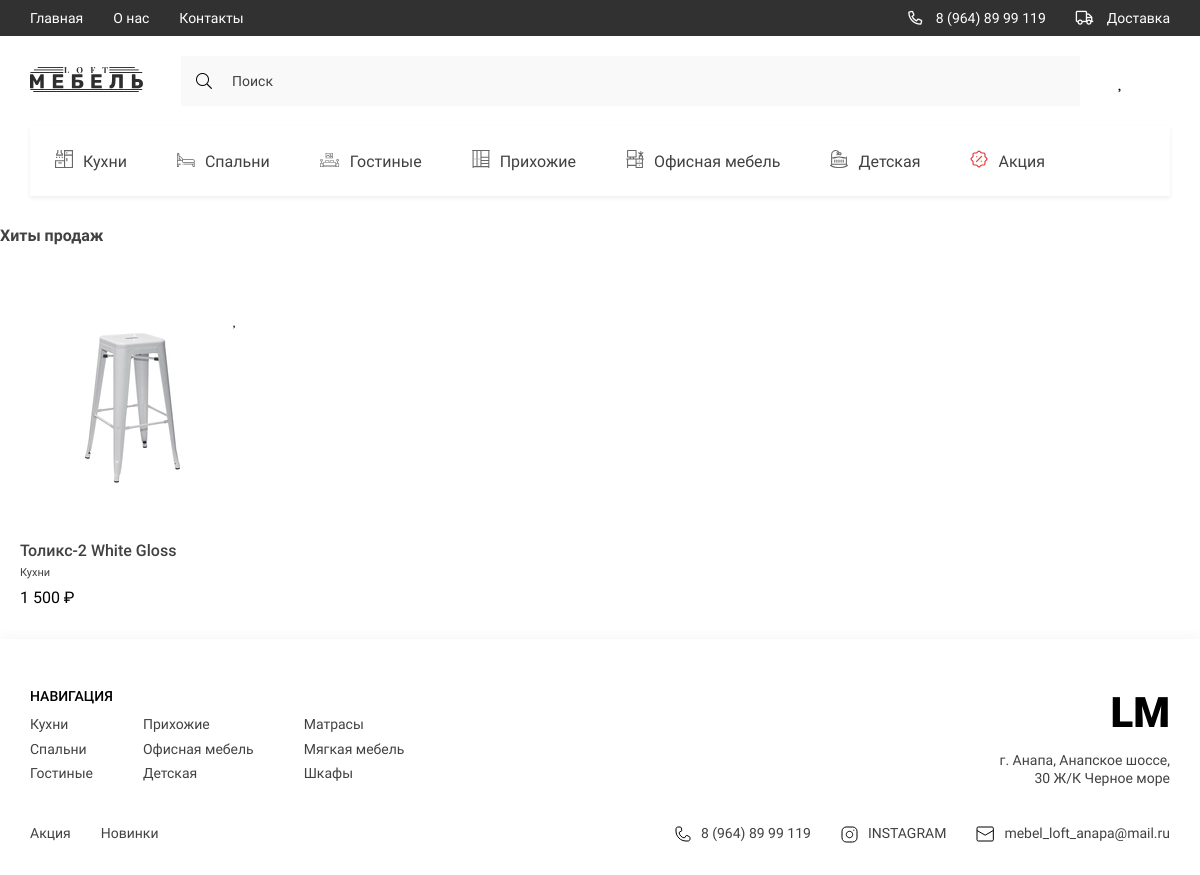
The app's page /category_page/kuhni/ with its own data.
### loft/models.py (models this page shows, shortened)
class Category(models.Model):
    title = models.CharField(max_length=150, verbose_name='Название категории')
    image = models.ImageField(upload_to='categories/', null=True, blank=True, verbose_name='Картинка')
    slug = models.SlugField(unique=True, null=True)
    def get_absolute_url(self):
        return reverse('category_page', kwargs={'slug': self.slug})
    def get_image_category(self):
        if self.image:
            return self.image.url
        else:
            return ''
    def __str__(self):
        return self.title
    class Meta:
        verbose_name = 'Категория'
        verbose_name_plural = 'Категории'

class Product(models.Model):
    title = models.CharField(max_length=150, verbose_name='Название товара')
    price = models.FloatField(verbose_name='Цена')
    quantity = models.IntegerField(default=0, verbose_name='Количество')
    description = models.TextField(max_length=500, blank=True, null=True, verbose_name='описание')
    category = models.ForeignKey(Category, on_delete=models.CASCADE, related_name='products', verbose_name='Категория')
    short = models.TextField(max_length=150, blank=True, null=True, verbose_name='Краткое описание')
    slug = models.SlugField(unique=True, null=True)
    model_product = models.CharField(max_length=300, verbose_name='Модель', null=True, blank=True)
    dop_category = models.ForeignKey(Category, on_delete=models.CASCADE, related_name='dop_products', blank=True,
                                     null=True, verbose_name='Доп категория')
    discount = models.CharField(max_length=150, blank=True, null=True, verbose_name='Скидка')
    color_name = models.CharField(max_length=150, blank=True, null=True, verbose_name='Название цвета')
    color_code = models.CharField(max_length=150, blank=True, null=True, verbose_name='Код цвета')
    size_width = models.CharField(max_length=150, verbose_name='Ширина', blank=True, null=True)
    size_depth = models.CharField(max_length=400, verbose_name='Глибина', blank=True, null=True)
    size_height = models.CharField(max_length=400, verbose_name='Высота', blank=True, null=True)
    size_long = models.CharField(max_length=400, verbose_name='Длина', blank=True, null=True)
    def get_absolute_url(self):
        return reverse('product_detail', kwargs={'slug': self.slug})
    def get_image_product(self):
        if self.images:
            try:
                return self.images.first().image.url
            except:
                return '-'
        else:
            return '-'
    class Meta:
        verbose_name = 'Товар'
        verbose_name_plural = 'Товары'

class Gallery(models.Model):
    image = models.ImageField(upload_to='products/', verbose_name='Картинка товара')
    product = models.ForeignKey(Product, on_delete=models.CASCADE, related_name='images')
    class Meta:
        verbose_name = 'Картинка Товара'
        verbose_name_plural = 'Картинки Товаров'

### loft/views.py (the view)
# urls.py: path('category_page/<slug:slug>/', CategoryView.as_view(), name='category_page'),
class CategoryView(ListView):
    model = Product
    context_object_name = 'products'
    template_name = 'loft/category_page.html'
    def get_queryset(self):
        color_field = self.request.GET.get('color')
        size_field = self.request.GET.get('size')
        category = Category.objects.get(slug=self.kwargs['slug'])
        products = Product.objects.filter(category=category) | Product.objects.filter(dop_category=category)
        if color_field:
            products = products.filter(color_name=color_field)
        if size_field:
            products = products.filter(size_width=size_field)
        return products
    def get_context_data(self, *, object_list=None, **kwargs):
        context = super().get_context_data()
        category = Category.objects.get(slug=self.kwargs['slug'])
        products = Product.objects.filter(category=category)
        colors = list(set([i.color_name for i in products]))
        sizes = list(set([i.size_width for i in products]))
        context['colors'] = colors
        context['sizes'] = sizes
        context['title'] = f'Категория {category.title}'
        context['category'] = category
        return context

### loft/templatetags/loft_tags.py (called while the page is built)
@register.simple_tag()
def get_categories_header():
    return Category.objects.all()[:7]

@register.simple_tag()
def get_categories():
    return Category.objects.all()

@register.simple_tag()
def get_normal_price(price):
    return f'{int(price):_}'.replace('_', ' ')

### loft/templates/loft/category_page.html (shortened to what this page needs)
{% extends 'base.html' %}
{% load loft_tags %}
{% block main %}
<section class="products">
    <h2 class="products__title">Хиты продаж</h2>
    <div class="products__content">
        {% for product in products %}
        {% include 'loft/components/_product_card.html' %}
        {% endfor %}
    </div>
</section>
{% endblock main %}

### templates/components_base/_header_list_categories.html
{% load loft_tags %}
{% get_categories_header as categories %}
<ul class="header__list _categories">
    {% for category in categories %}
    <li>
        <a href="{{ category.get_absolute_url }}" class="header__list-links">
            <span class="header__list-img">
                {% if category.image %}
                <img src="{{ category.get_image_category }}" alt="icons">
                {% endif %}
            </span>
            {{ category.title }}
        </a>
    </li>
    {% endfor %}
</ul>

### loft/templates/loft/components/_product_card.html (shortened to what this page needs)
{% load loft_tags %}
<div class="products__item">
    {% if request.user.is_authenticated %}
    {% get_favorite_products user as fav_products %}
    {% endif %}
    {% if product in fav_products and request.user.is_authenticated %}
    <a href="{% url 'save_favorite' product.slug %}" class="products__item-heart active"></a>
    {% else %}
    <a href="{% url 'save_favorite' product.slug %}" class="products__item-heart"></a>
    {% endif %}
    <a href="{{ product.get_absolute_url }}"> <img src="{{ product.get_image_product }}" alt=""
                                                   class="products__item-img"></a>
    <div class="products__item-text">
        <h3 class="products__item-title">{{ product.title }}</h3>
        <div class="products__item-desrc">{{ product.category }}</div>
        <div class="products__item-price">{% get_normal_price product.price %} ₽</div>
    </div>
</div>

### templates/components_base/_footer.html
{% load static %}
{% load loft_tags %}
{% get_categories as categories %}
<footer class="footer">
    <div class="container">
        <div class="footer__content">
            <div class="footer__navigate">
                <div class="footer__navigate-part">
                    <h2 class="footer__navigate-title">НАВИГАЦИЯ</h2>
                    <div class="footer__navigate-lists">
                        <ul class="footer__navigate-list">
                            {% for category in categories|slice:":3" %}
                            <li><a href="{{ category.get_absolute_url }}" class="footer__navigate-links">{{ category.title }}</a></li>
                            {% endfor %}
                        </ul>
                        <ul class="footer__navigate-list">
                            {% for category in categories|slice:"3:"|slice:":3" %}
                            <li><a href="{{ category.get_absolute_url }}" class="footer__navigate-links">{{ category.title }}</a></li>
                            {% endfor %}
                        </ul>
                        <ul class="footer__navigate-list">
                            {% for category in categories|slice:"8:"|slice:":3" %}
                            <li><a href="{{ category.get_absolute_url }}" class="footer__navigate-links">{{ category.title }}</a></li>
                            {% endfor %}
                        </ul>
                    </div>
                </div>
                <div class="footer__navigate-part _right">
                    <a href="{% url 'index' %}" class="footer__logo">LM</a>
                    <p class="footer__adress">г. Анапа, Анапское шоссе, 30 Ж/К Черное море</p>
                </div>
            </div>
            <div class="footer__social">
                <ul class="footer__navigate-list _short">
                    {% for category in categories|slice:"6:"|slice:":2" %}
                    <li><a href="{{ category.get_absolute_url }}" class="footer__navigate-links">{{ category.title }}</a></li>
                    {% endfor %}
                </ul>
                <ul class="footer__social-list">
                    <li>
                        <a href="tel:89648999119" class="footer__social-links">
                            <img src="{% static 'loft/assets/icons/phone.svg' %}" alt="phone">
                            8 (964) 89 99 119
                        </a>
                    </li>
                    <li>
                        <a href="https://www.instagram.com/" target="_blank" class="footer__social-links">
                            <img src="{% static 'loft/assets/icons/inst.svg' %}" alt="insta">
                            INSTAGRAM
                        </a>
                    </li>
                    <li>
                        <a href="mailto:mebel_loft_anapa@mail.ru" target="_blank" class="footer__social-links">
                            <img src="{% static 'loft/assets/icons/mail.svg' %}" alt="mail">
                            mebel_loft_anapa@mail.ru
                        </a>
                    </li>
                </ul>
            </div>
        </div>
    </div>
</footer>

### loft/static/loft/style/style.css (style rules this page uses)
:root { --containerWidth: 1140px; --primaryColor: #414141; --primaryFont: 'Roboto'; --mainColor: #245462; }
* { padding: 0; margin: 0; box-sizing: border-box; text-decoration: none; list-style: none; font-family: var(--primaryFont); }
.container { width: 100%; max-width: calc(var(--containerWidth) + 30px); margin: 0 auto; padding: 0 15px; }
.nav__content-bars, ._categories, .nav__list-links>img, .nav__bars-open, ._truck { display: none; }
.header__list { display: flex; justify-content: space-between; align-items: center; }
.header__list._categories { justify-content: flex-start; width: 100%; overflow-x: scroll; background: #FFFFFF; box-shadow: 0px 2px 4px rgba(0, 0, 0, 0.07); margin-bottom: 30px; }
.header__list-links { padding: 24px 25px; display: flex; justify-content: center; align-items: center; height: 70px; transition: background .3s linear, color .3s linear; width: max-content; font-family: 'Roboto'; font-size: 16px; line-height: 19px; color: #414141; }
.header__list-links img { margin-right: 10px; min-width: 18px; transition: filter .3s linear; }
.products { width: 100%; display: flex; flex-direction: column; margin-top: 30px; }
.products__title { font-size: 16px; line-height: 19px; color: #414141; margin-bottom: 35px; }
.products__content { width: 100%; display: grid; grid-template-columns: repeat(4, minmax(137.67px, 263px)); column-gap: 30px; row-gap: 10px; }
.products__item { display: flex; justify-content: center; flex-direction: column; align-items: center; padding: 53px 20px 32px; transition: transform .3s linear; position: relative; }
.products__item-text { width: 100%; margin-top: 54px; }
.products__item-title { font-weight: 500; font-size: 16px; line-height: 19px; color: #414141; }
.products__item-desrc { font-size: 11px; line-height: 13px; color: #414141; margin: 6px 0 9px; }
.products__item-heart { position: absolute; top: 21px; right: 15px; display: flex; padding: 10px; }
.products__item-heart::before { content: '\f004'; font-family: 'heart'; color: #000; }
.products__item-img { width: 100%; }
.footer { width: 100%; padding: 49px 0 32px; background: #FFFFFF; box-shadow: 0px -4px 10px rgba(0, 0, 0, 0.03); }
.footer__content { width: 100%; display: flex; flex-direction: column; justify-content: center; }
.footer__navigate { display: flex; width: 100%; justify-content: space-between; margin-bottom: 35px; }
.footer__navigate-part._right { text-align: right; }
.footer__navigate-title { font-weight: 500; font-size: 14px; line-height: 126.69%; color: #000000; margin-bottom: 10px; text-transform: uppercase; }
.footer__navigate-lists { display: flex; }
.footer__navigate-list { display: flex; flex-direction: column; align-items: flex-start; justify-content: flex-start; }
.footer__navigate-list._short { flex-direction: row; }
.footer__navigate-list:not(:last-child) { margin-right: 50px; }
.footer__navigate-links { font-size: 14px; line-height: 126.69%; color: #414141; display: block; margin-bottom: 7.24px; transition: color .3s linear; }
.footer__logo { font-weight: 900; font-size: 42px; line-height: 49px; color: #000000; display: block; margin-bottom: 15px; }
.footer__adress { font-size: 14px; line-height: 126.69%; text-align: right; color: #414141; width: 100%; max-width: 171px; }
.footer__navigate-list._short .footer__navigate-links { margin: 0 30px 0 0; }
.footer__navigate-list._short li:last-child .footer__navigate-links { margin: 0; }
.footer__social { display: flex; justify-content: space-between; width: 100%; }
.footer__social-list { display: flex; justify-content: center; text-align: right; align-items: center; }
.footer__social-links { display: flex; justify-content: center; align-items: center; font-size: 14px; line-height: 126.69%; color: #414141; margin-right: 30px; }
.footer__social-list li:last-child .footer__social-links { margin-right: 0; }
.footer__social-links img { margin-right: 10px; }

### records on screen
Category: get_image_category (picture), title "Кухни"
Category: get_image_category (picture), title "Спальни"
Category: get_image_category (picture), title "Гостиные"
Category: get_image_category (picture), title "Прихожие"
Category: get_image_category (picture), title "Офисная мебель"
Category: get_image_category (picture), title "Детская"
Category: get_image_category (picture), title "Акция"
Product: get_image_product (picture), title "Толикс-2 White Gloss", category "Кухни", price "1 500"
Category: title "Матрасы"
Category: title "Мягкая мебель"
Category: title "Шкафы"
Category: title "Новинки"
